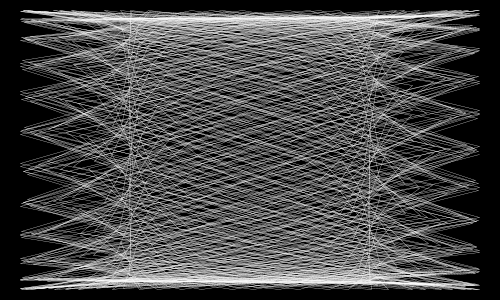
Frame 1 (no input)
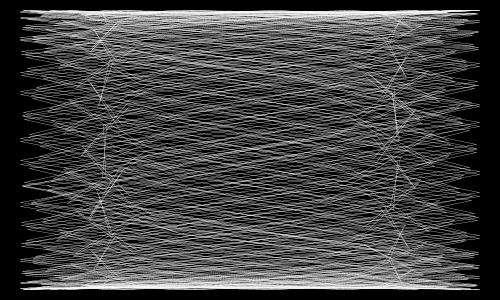
Frame 60 (the mouse pressed at the canvas centre just before this capture)
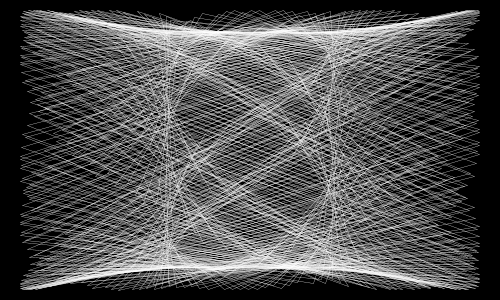
Frame 120 (the mouse held since frame 60 and released just before this capture)

The Processing sketch that drew these frames (run headless with seeded random() and noise(); from frame 60 on, the mouse is pressed at the canvas centre):

// Processing sketch: x091004_lissajooze5
// ── x091004_lissajooze5.pde

// Oct 2009
// http://www.abandonedart.org
// http://www.zenbullets.com
//
// This work is licensed under a Creative Commons 3.0 License.
// (Attribution - NonCommerical - ShareAlike)
// http://creativecommons.org/licenses/by-nc-sa/3.0/
// 
// This basically means, you are free to use it as long as you:
// 1. give http://www.zenbullets.com a credit
// 2. don't use it for commercial gain
// 3. share anything you create with it in the same way I have
//
// These conditions can be waived if you want to do something groovy with it 
// though, so feel free to email me via http://www.zenbullets.com


//================================= global vars


float _a, _b, _centx, _centy, _x, _y;
int _num = 12;
color _col;
float _noiseoff;
int _angle;

void setup()
{
  size(500, 300);
  smooth(); 
  frameRate(12);
  background(0);
  
  _centx = (width / 2);
  _centy = (height / 2);
  _noiseoff = random(1);
  
  _col = color(random(25)+230, random(25)+230, random(25)+230);
  _angle = 1;
  
  restart();
}

void restart() {
   _noiseoff = _noiseoff + .001;
   _a = (noise(_noiseoff) * 40);
   _b = _a + (noise(_noiseoff) * 10) - 5;
   _angle++;
   if (_angle == 360) { _angle = 0; }
  // println(_angle + " : " + _a + " : " + _b);
}


void clearBackground() {
  background(0);
}

void draw() {
  clearBackground();
  
  translate(_centx, _centy);
  noFill();
 stroke(255);
  strokeWeight(0.3);
  float lastx = -999;
  float lasty = -999;
  for (int i=0 ;i < 720; i += 1) {    
    _x = sin(_a * i + radians(_angle) + PI / 2) * 230;  
    _y = sin(_b * i + radians(_angle)) * 140; 
    if (lastx != -999) {
     line(_x, _y, lastx, lasty);
    }
    lastx = _x;
    lasty = _y;
  }
  restart();
}
